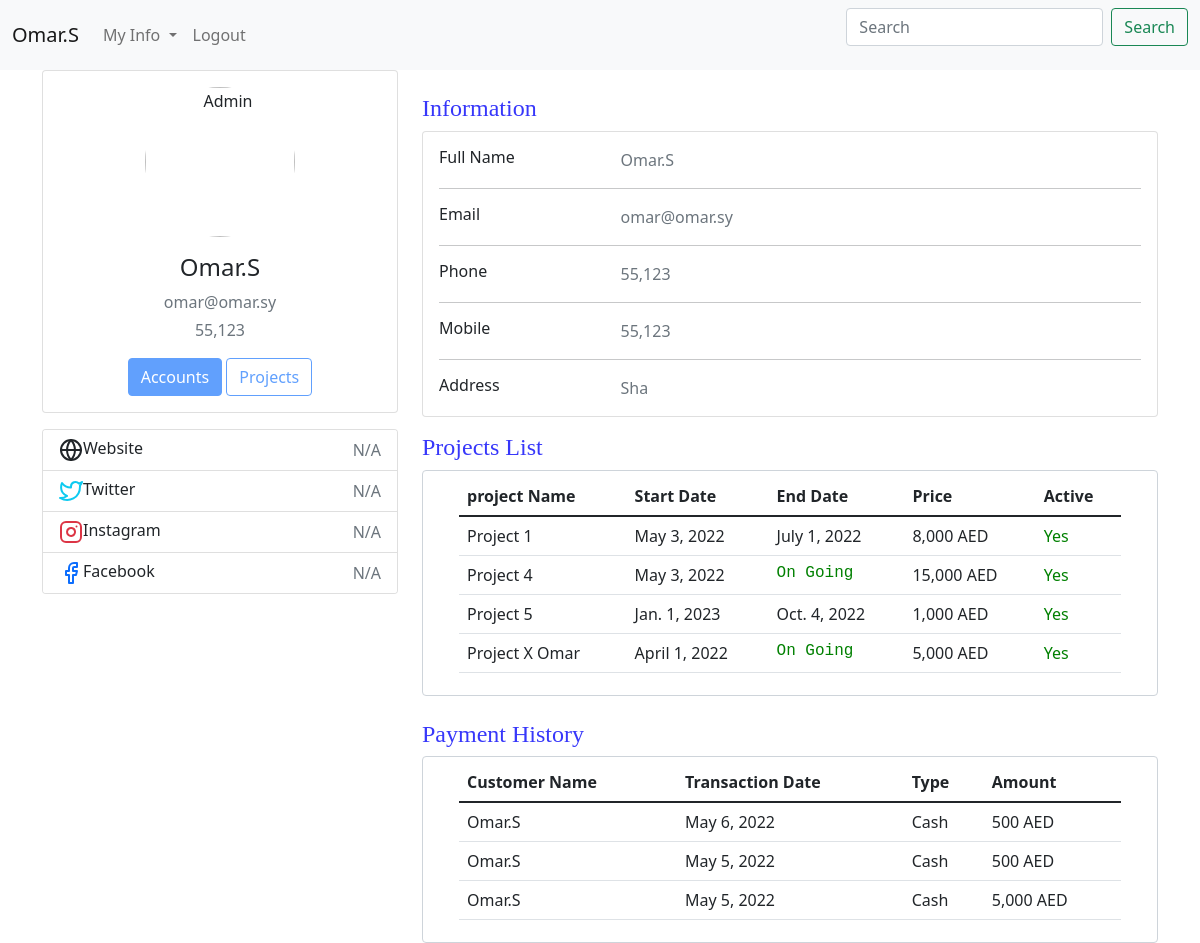
/UserCheckProject (signed in), run on an earlier commit of the app's database.
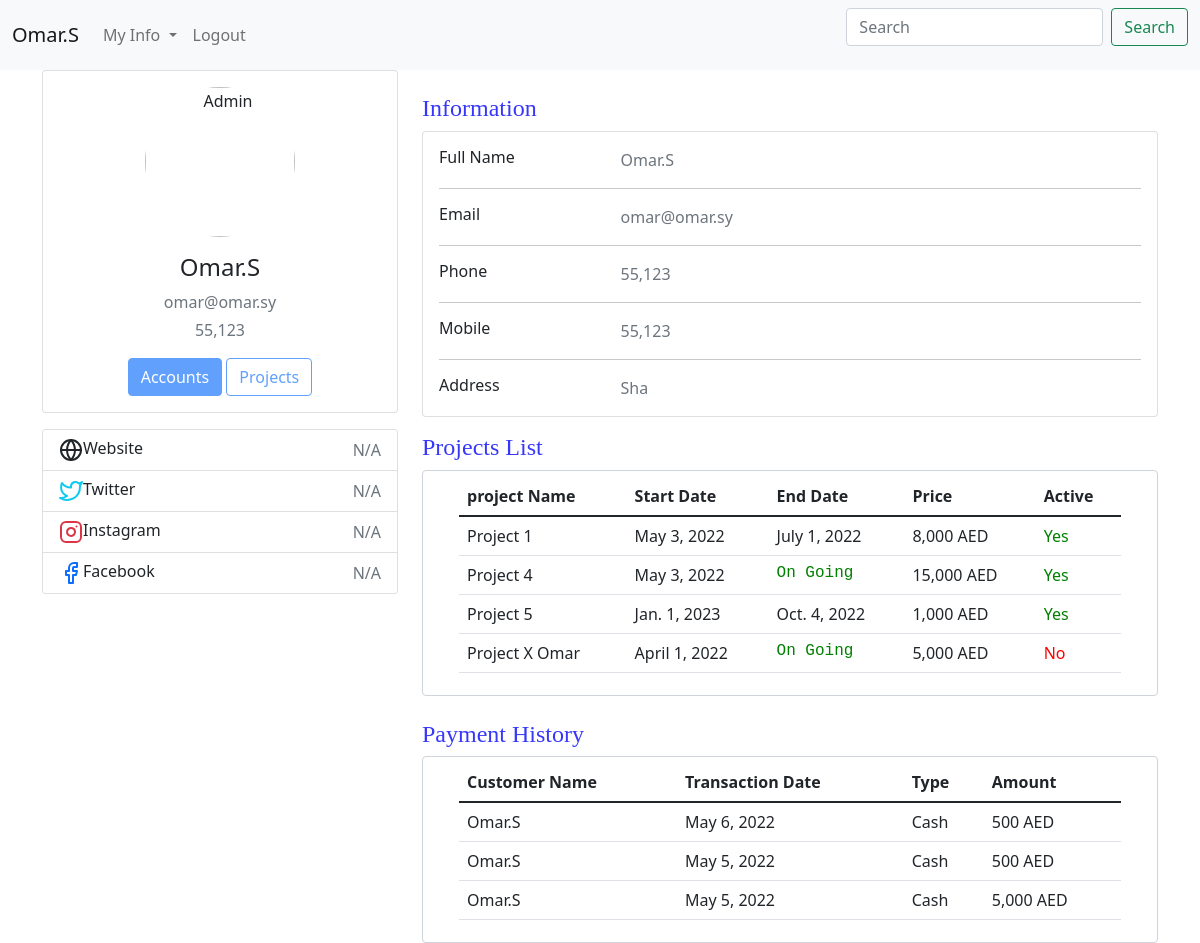
And on a later commit of the database.
### CRM/models.py (models this page shows, shortened)
class ProjectInfoModel(models.Model):
    projectId = models.AutoField(primary_key=True)
    projectName = models.CharField(max_length=100 , unique=True)
    projectDesc =  models.CharField(max_length=300)
    startDate = models.DateField(default= datetime.now)
    endDate = models.DateField(blank=True, null=True)
    price = models.IntegerField()
    active = models.BooleanField(default=True)
    createdBy = models.ForeignKey(User, on_delete=models.CASCADE)
    GA1 = models.CharField(max_length=100 , blank=True, null=True)
    GA2 = models.CharField(max_length=100 , blank=True, null=True)
    GB1 = models.BooleanField(default=False , blank=True, null=True)
    GB2 = models.BooleanField(default=False , blank=True, null=True)
    GD1 = models.DateField(blank=True, null=True)
    GD2 = models.DateField(blank=True, null=True)

### CRM/views.py (the view)
# urls.py: path('UserCheckProject',views.UserCheckProject,name='UserCheckProject'),
@login_required
def UserCheckProject(request):
    loginUser = User.objects.filter(username = request.user)
    try:
        customerProfile = CustomerInfoModel.objects.filter(userLogin =  loginUser[0])
    except Exception as e:
        customerProfile = ''
    try:
        q1 = assignProjectModel.objects.filter(userLogin = request.user)
    except Exception as e:
        q1 = 'NO Projects'
    try:
        CustomerIDFilter = q1.values_list('customerId')[0]
    except Exception as e:
        CustomerIDFilter = 'NO Projects'
    try:
        CustomerProjects = assignProjectModel.objects.values('projectId__projectName','assignDate','projectId__price','projectId__active','projectId__endDate').filter(customerId = CustomerIDFilter)
    except Exception as e:
        CustomerProjects = ''
    try:
        CustomerPayment = paymentsModel.objects.values('customerId__customerName','transactionDate','paymentType','paymentAmount','Currency').filter(customerId = CustomerIDFilter).order_by('-transactionDate')
    except Exception as e:
        CustomerPayment = ''
    context = {
     'q1':q1 ,
     'CustomerIDFilter':CustomerIDFilter,
     'CustomerProjects':CustomerProjects,
     'customerProfile':customerProfile,
     'loginUser' : loginUser,
     'CustomerPayment' : CustomerPayment
     }
    return render(request,'CRM/Profile.html',context)

### CRM/templates/CRM/Profile.html (shortened to what the changed rows need)
{% include 'CRM/base.html' %}
{% load humanize %}
{% block content %}
<div class="container">
    <div class="main-body">
          <div class="row gutters-sm">
            <div class="col-md-8">
              <br>
  <div class="form-control">
  <div class="container-lg">
<table  class="table">
    <thead>
      <tr>
        <th scope="col">project Name</th>
        <th scope="col">Start Date</th>
        <th scope="col">End Date</th>
        <th scope="col">Price</th>
        <th scope="col">Active</th>
      </tr>
    </thead>
    <tbody>
      <tr>
          {% for x in CustomerProjects %}
        <td  >{{x.projectId__projectName}}</td>
        <td>{{x.assignDate}}</td>
        {% if x.projectId__endDate == Null %} <td style="color: green; font-family: 'Courier New', Courier, monospace;">On Going</td> {% else %} <td>{{x.projectId__endDate}}</td> {% endif %}
        <td>{{x.projectId__price|intcomma}} AED</td>
        {% if x.projectId__active == True %} <td style="color: green;">Yes</td> {% else %} <td style="color: red;">No</td> {% endif %}
      </tr>
      {% endfor %}
    </tbody>
  </table>
</div>
</div>
<br>
<div class="form-control">
<div class="container-lg">
<table  class="table">
  <thead>
    <tr>
      <th scope="col">Customer Name</th>
      <th scope="col">Transaction Date</th>
      <th scope="col">Type</th>
      <th scope="col">Amount</th>
    </tr>
  </thead>
</table>
</div>
</div>
{% endblock %}

What changed in the data, as far as the page shows it:
changed ProjectInfoModel "Project X Omar": text "Yes" → "No"
